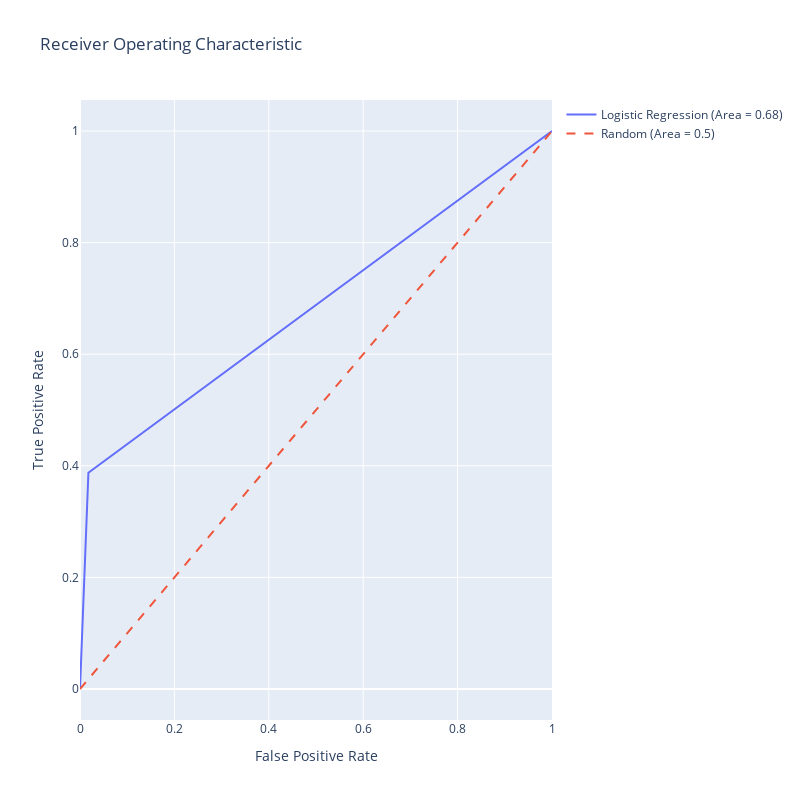

The notebook cell saved with this chart:
### Markdown cell above
**Roc_auc Curve**

### Code cell
import plotly.graph_objects as go

fpr ,tpr , threshold = roc_curve(y_test,y_pred)
auc=roc_auc_score(y_test,y_pred)
# Generate a trace for the Logistic Regression ROC curve
trace0 = go.Scatter(
    x=fpr,
    y=tpr,
    mode='lines',
    name=f'Logistic Regression (Area = {auc:.2f})'
)



# Diagonal line
trace2 = go.Scatter(
    x=[0, 1],
    y=[0, 1],
    mode='lines',
    name='Random (Area = 0.5)',
    line=dict(dash='dash')
)

data = [trace0,  trace2]

# Define layout with square aspect ratio
layout = go.Layout(
    title='Receiver Operating Characteristic',
    xaxis=dict(title='False Positive Rate'),
    yaxis=dict(title='True Positive Rate'),
    autosize=False,
    width=800,
    height=800,
    showlegend=True
)

# Define figure and add data
fig = go.Figure(data=data, layout=layout)

# Show figure
fig.show()

### Figure 1 — Plotly figure (JSON) as saved in the notebook; plotly's stock layout.template omitted (floating-point values rounded to 4 significant figures)
{"data": [{"mode": "lines", "name": "Logistic Regression (Area = 0.68)", "type": "scatter", "x": [0, 0.01781, 1], "y": [0, 0.3875, 1]}, {"line": {"dash": "dash"}, "mode": "lines", "name": "Random (Area = 0.5)", "type": "scatter", "x": [0, 1], "y": [0, 1]}], "layout": {"autosize": false, "height": 800, "showlegend": true, "title": {"text": "Receiver Operating Characteristic"}, "width": 800, "xaxis": {"title": {"text": "False Positive Rate"}}, "yaxis": {"title": {"text": "True Positive Rate"}}}}
